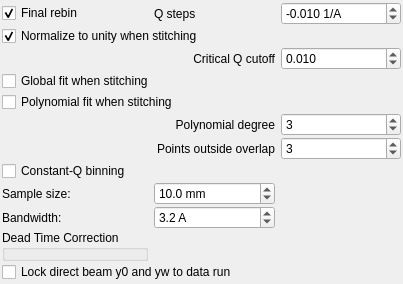
          <widget class="QWidget" name="reflectivity_extraction_global">
           <property name="geometry">
            <rect>
             <x>0</x>
             <y>0</y>
             <width>403</width>
             <height>244</height>
            </rect>
           </property>
           <attribute name="label">
            <string>Reflectivity Extraction (Global)</string>
           </attribute>
           <layout class="QGridLayout" name="gridLayout_3">
            <property name="leftMargin">
             <number>2</number>
            </property>
            <property name="topMargin">
             <number>2</number>
            </property>
            <property name="rightMargin">
             <number>2</number>
            </property>
            <property name="bottomMargin">
             <number>2</number>
            </property>
            <property name="verticalSpacing">
             <number>1</number>
            </property>
            <item row="0" column="1">
             <widget class="QCheckBox" name="final_rebin_checkbox">
              <property name="toolTip">
               <string>Check for apply a final Q rebinning</string>
              </property>
              <property name="text">
               <string>Final rebin</string>
              </property>
              <property name="checked">
               <bool>true</bool>
              </property>
             </widget>
            </item>
            <item row="0" column="2">
             <widget class="QLabel" name="label_45">
              <property name="text">
               <string>Q steps</string>
              </property>
             </widget>
            </item>
            <item row="0" column="3">
             <widget class="QDoubleSpinBox" name="q_rebin_spinbox">
              <property name="toolTip">
               <string>Step size in Q for rebinning. Negative number produce a logarithmic binning</string>
              </property>
              <property name="suffix">
               <string> 1/A</string>
              </property>
              <property name="decimals">
               <number>3</number>
              </property>
              <property name="minimum">
               <double>-0.100000000000000</double>
              </property>
              <property name="maximum">
               <double>0.100000000000000</double>
              </property>
              <property name="singleStep">
               <double>0.001000000000000</double>
              </property>
              <property name="value">
               <double>-0.010000000000000</double>
              </property>
             </widget>
            </item>
            <item row="11" column="1">
             <widget class="DeadTimeEntryPoint" name="deadtime_entry">
              <property name="title">
               <string>Dead Time Correction</string>
              </property>
             </widget>
            </item>
            <item row="12" column="1" colspan="3">
             <widget class="QCheckBox" name="direct_beam_y_lock_checkbox" native="true">
              <property name="text">
               <string>Lock direct beam y0 and yw to data run</string>
              </property>
              <property name="toolTip">
               <string>The direct beam y0 and yw are taken from the data run instead of from the direct beam table</string>
              </property>
             </widget>
            </item>
            <item row="2" column="1" colspan="2">
             <widget class="QCheckBox" name="normalize_to_unity_checkbox">
              <property name="toolTip">
               <string>Normalize the total reflectivity plateau to unity when stitching</string>
              </property>
              <property name="text">
               <string>Normalize to unity when stitching</string>
              </property>
              <property name="checked">
               <bool>true</bool>
              </property>
             </widget>
            </item>
            <item row="3" column="1" colspan="2">
             <widget class="QLabel" name="label_29">
              <property name="text">
               <string>Critical Q cutoff</string>
              </property>
              <property name="alignment">
               <set>Qt::AlignRight|Qt::AlignTrailing|Qt::AlignVCenter</set>
              </property>
             </widget>
            </item>
            <item row="3" column="3">
             <widget class="QDoubleSpinBox" name="normalization_q_cutoff_spinbox">
              <property name="toolTip">
               <string>Q-value below which the reflectivity should be 1.</string>
              </property>
              <property name="decimals">
               <number>3</number>
              </property>
              <property name="singleStep">
               <double>0.001000000000000</double>
              </property>
              <property name="value">
               <double>0.010000000000000</double>
              </property>
             </widget>
            </item>
            <item row="4" column="1" colspan="2">
             <widget class="QCheckBox" name="global_fit_checkbox">
              <property name="text">
               <string>Global fit when stitching</string>
              </property>
              <property name="toolTip">
               <string>Perform stitching fit using all cross-sections</string>
              </property>
             </widget>
            </item>
            <item row="6" column="3">
             <widget class="QSpinBox" name="polynomial_stitching_degree_spinbox">
              <property name="value">
               <number>3</number>
              </property>
             </widget>
            </item>
            <item row="5" column="1" colspan="2">
             <widget class="QCheckBox" name="polynomial_stitching_checkbox">
              <property name="text">
               <string>Polynomial fit when stitching</string>
              </property>
              <property name="toolTip">
               <string>Use polynomial function to determine scaling factors</string>
              </property>
             </widget>
            </item>
            <item row="6" column="1" colspan="2">
             <widget class="QLabel" name="label_56">
              <property name="text">
               <string>Polynomial degree</string>
              </property>
              <property name="alignment">
               <set>Qt::AlignRight|Qt::AlignTrailing|Qt::AlignVCenter</set>
              </property>
             </widget>
            </item>
            <item row="7" column="1" colspan="2">
             <widget class="QLabel" name="label_57">
              <property name="text">
               <string>Points outside overlap</string>
              </property>
              <property name="alignment">
               <set>Qt::AlignRight|Qt::AlignTrailing|Qt::AlignVCenter</set>
              </property>
             </widget>
            </item>
            <item row="7" column="3">
             <widget class="QSpinBox" name="polynomial_stitching_points_spinbox">
              <property name="value">
               <number>3</number>
              </property>
             </widget>
            </item>
            <item row="8" column="1" colspan="2">
             <widget class="QCheckBox" name="fanReflectivity">
              <property name="toolTip">
               <string>&lt;html&gt;&lt;head/&gt;&lt;body&gt;&lt;p&gt;Evaluate Q for each X line of the reflectivity and combine these measurements.&lt;/p&gt;&lt;p&gt;Can be used with a large X-width of e.g. 15 for samples scattering to a large 2θ area.&lt;/p&gt;&lt;/body&gt;&lt;/html&gt;</string>
              </property>
              <property name="text">
               <string>Constant-Q binning</string>
              </property>
             </widget>
            </item>
            <item row="9" column="1">
             <widget class="QLabel" name="label_31">
              <property name="minimumSize">
               <size>
                <width>130</width>
                <height>0</height>
               </size>
              </property>
              <property name="text">
               <string>Sample size:</string>
              </property>
             </widget>
            </item>
            <item row="9" column="2">
             <widget class="QDoubleSpinBox" name="sample_size_spinbox">
              <property name="suffix">
               <string> mm</string>
              </property>
              <property name="decimals">
               <number>1</number>
              </property>
              <property name="maximum">
               <double>10000.000000000000000</double>
              </property>
              <property name="value">
               <double>10.000000000000000</double>
              </property>
             </widget>
            </item>
            <item row="10" column="1">
             <widget class="QLabel" name="label_53">
              <property name="text">
               <string>Bandwidth:</string>
              </property>
             </widget>
            </item>
            <item row="10" column="2">
             <widget class="QDoubleSpinBox" name="bandwidth_spinbox">
              <property name="toolTip">
               <string>Bandwidth to use to select the TOF range when loading data.</string>
              </property>
              <property name="suffix">
               <string> A</string>
              </property>
              <property name="decimals">
               <number>1</number>
              </property>
              <property name="singleStep">
               <double>0.100000000000000</double>
              </property>
              <property name="value">
               <double>3.200000000000000</double>
              </property>
             </widget>
            </item>
           </layout>
          </widget>
